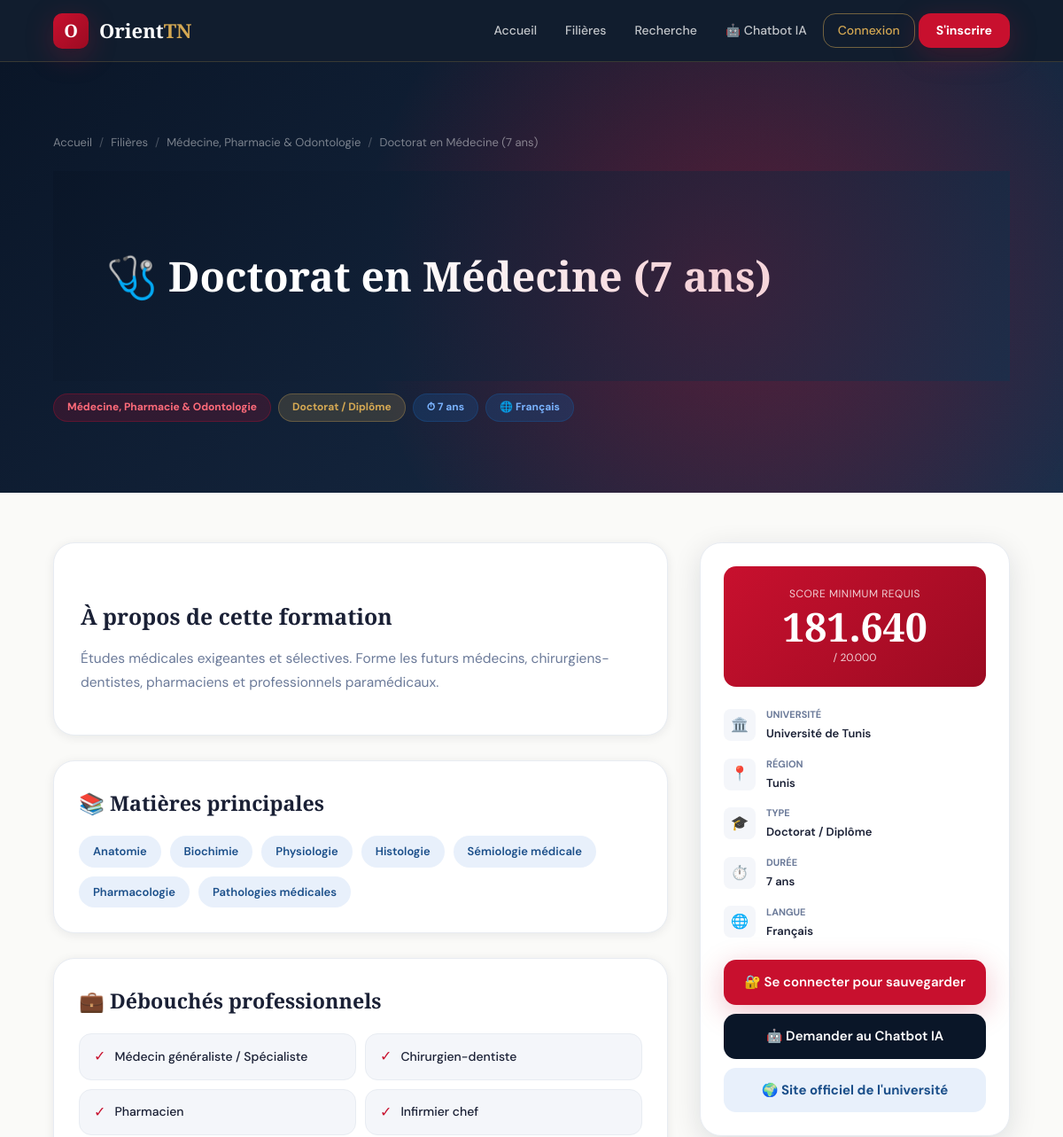
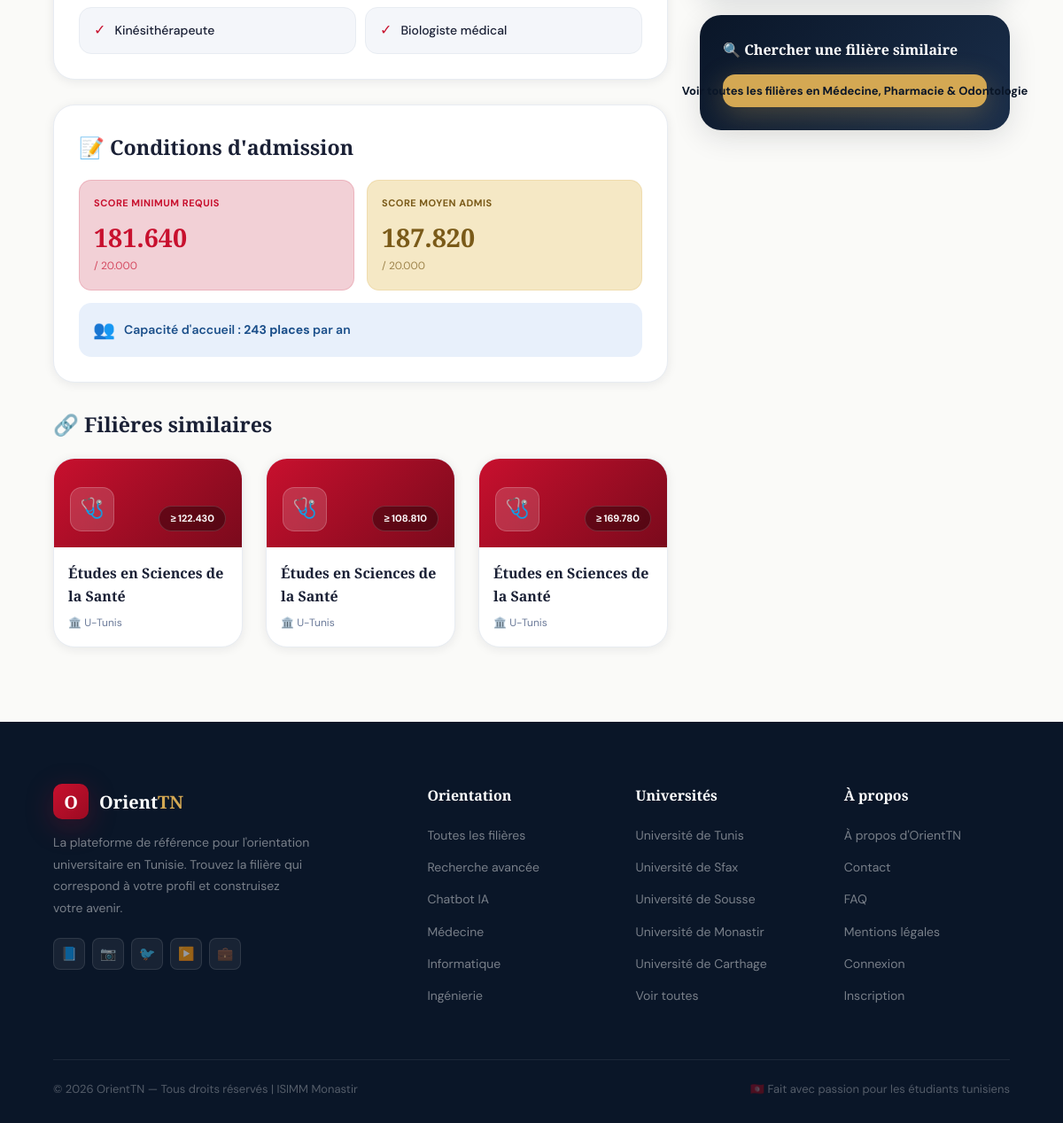
/detail.php?id=95, run on the app's committed database (2 pictures, top to bottom).
### tables this page shows
CREATE TABLE filieres (
    id              INT PRIMARY KEY AUTO_INCREMENT,
    code_orientation VARCHAR(10) NOT NULL UNIQUE COMMENT 'Code 5 chiffres du guide officiel',
    titre           VARCHAR(200) NOT NULL,
    domaine         VARCHAR(100) NOT NULL,
    type_formation  VARCHAR(100),
    description     TEXT,
    description_longue TEXT,
    debouches       JSON,
    matieres        JSON,
    universite_id   INT,
    score_min       DECIMAL(6,2) NOT NULL COMMENT 'Score min sur 210',
    score_moyen     DECIMAL(6,2),
    score_max       DECIMAL(6,2),
    capacite        INT,
    duree           TINYINT DEFAULT 3,
    langue          VARCHAR(60),
    formule_calcul  VARCHAR(100) COMMENT 'Formule de calcul du score (ex: FG+M)',
    bac_requis      VARCHAR(200) COMMENT 'Sections du bac acceptées',
    icon            VARCHAR(10),
    couleur_classe  VARCHAR(20) DEFAULT 'ct-def',
    statut          ENUM('active','inactive') DEFAULT 'active',
    created_at      DATETIME DEFAULT NOW(),
    updated_at      DATETIME DEFAULT NOW() ON UPDATE NOW(),
    FOREIGN KEY (universite_id) REFERENCES universites(id),
    INDEX idx_score    (score_min),
    INDEX idx_domaine  (domaine),
    INDEX idx_statut   (statut)
);

CREATE TABLE universites (
    id              INT PRIMARY KEY AUTO_INCREMENT,
    nom             VARCHAR(200) NOT NULL,
    sigle           VARCHAR(60),
    gouvernorat_id  INT,
    type            ENUM('publique','privée') DEFAULT 'publique',
    site_web        VARCHAR(200),
    created_at      DATETIME DEFAULT NOW(),
    FOREIGN KEY (gouvernorat_id) REFERENCES gouvernorats(id)
);

CREATE TABLE gouvernorats (
    id          INT PRIMARY KEY AUTO_INCREMENT,
    nom         VARCHAR(60)  NOT NULL,
    region      VARCHAR(60)  NOT NULL,
    created_at  DATETIME DEFAULT NOW()
);

### config.php (called while the page is built, shortened)
<?php
function isLoggedIn() {
    return isset($_SESSION['user_id']) && !empty($_SESSION['user_id']);
}

### detail.php (the view, shortened to what this page needs)
<?php
require('config.php');
$id = isset($_GET['id']) ? (int)$_GET['id'] : 0;
$filiere = $conn->query("
    SELECT f.*, u.nom as univ_nom, u.sigle as univ_sigle, u.site_web,
           u.type as univ_type, g.nom as gouvernorat
    FROM filieres f
    LEFT JOIN universites u ON f.universite_id = u.id
    LEFT JOIN gouvernorats g ON u.gouvernorat_id = g.id
    WHERE f.id = $id AND f.statut = 'active'
")->fetch_assoc();
$isFavori = false;
$similaires = $conn->query("
    SELECT f.*, u.sigle as univ_sigle
    FROM filieres f LEFT JOIN universites u ON f.universite_id = u.id
    WHERE f.domaine = '{$conn->real_escape_string($filiere['domaine'])}'
    AND f.id != $id AND f.statut = 'active'
    LIMIT 3
")->fetch_all(MYSQLI_ASSOC);
$debouches = json_decode($filiere['debouches'] ?? '[]', true) ?: [];
$matieres  = json_decode($filiere['matieres']  ?? '[]', true) ?: [];
?>
<!DOCTYPE html>
<html lang="fr">
<head>
    <link rel="stylesheet" href="style.css">
</head>
<body>
<?php require('nav.php'); ?>
<div class="detail-banner">
    <div style="position:relative;z-index:1;max-width:1240px;margin:0 auto;">
        <div class="breadcrumb">
            <a href="index.php">Accueil</a>
            <span class="sep">/</span>
            <a href="filieres.php">Filières</a>
            <span class="sep">/</span>
            <a href="filieres.php?domaine=<?= urlencode($filiere['domaine']) ?>"><?= htmlspecialchars($filiere['domaine']) ?></a>
            <span class="sep">/</span>
            <span><?= htmlspecialchars($filiere['titre']) ?></span>
        </div>
        <h1 class="detail-banner h1" style="font-family:var(--font-display);font-size:clamp(1.9rem,4vw,2.9rem);font-weight:700;color:white;margin-bottom:12px;">
            <?= $filiere['icon'] ?> <?= htmlspecialchars($filiere['titre']) ?>
        </h1>
        <div class="tags-row">
            <span class="tag tag-red"><?= htmlspecialchars($filiere['domaine']) ?></span>
            <?php if($filiere['type_formation']): ?>
                <span class="tag tag-gold"><?= htmlspecialchars($filiere['type_formation']) ?></span>
            <?php endif; ?>
            <?php if($filiere['duree']): ?>
                <span class="tag tag-blue">⏱ <?= $filiere['duree'] ?> ans</span>
            <?php endif; ?>
            <?php if($filiere['langue']): ?>
                <span class="tag tag-blue">🌐 <?= htmlspecialchars($filiere['langue']) ?></span>
            <?php endif; ?>
        </div>
    </div>
    <div style="position:absolute;inset:0;background:radial-gradient(circle at 70% 50%,rgba(200,16,46,0.2) 0%,transparent 50%);pointer-events:none;"></div>
</div>
<div class="detail-body">
    <main>
        <div class="prose" style="background:white;border-radius:var(--radius-lg);padding:30px;border:1px solid var(--gray-mid);box-shadow:var(--shadow-sm);margin-bottom:28px;">
            <h2>À propos de cette formation</h2>
            <?php if($filiere['description_longue']): ?>
                <?= $filiere['description_longue'] ?>
            <?php else: ?>
                <p><?= htmlspecialchars($filiere['description']) ?></p>
            <?php endif; ?>
        </div>
        <?php if(!empty($matieres)): ?>
        <div style="background:white;border-radius:var(--radius-lg);padding:28px;border:1px solid var(--gray-mid);box-shadow:var(--shadow-sm);margin-bottom:28px;">
            <h2 style="font-family:var(--font-display);font-size:1.45rem;font-weight:700;color:var(--text);margin-bottom:18px;">📚 Matières principales</h2>
            <div style="display:flex;flex-wrap:wrap;gap:10px;">
                <?php foreach($matieres as $mat): ?>
                    <span class="chip chip-blue" style="font-size:13px;padding:7px 16px;"><?= htmlspecialchars($mat) ?></span>
                <?php endforeach; ?>
            </div>
        </div>
        <?php endif; ?>
        <?php if(!empty($debouches)): ?>
        <div style="background:white;border-radius:var(--radius-lg);padding:28px;border:1px solid var(--gray-mid);box-shadow:var(--shadow-sm);margin-bottom:28px;">
            <h2 style="font-family:var(--font-display);font-size:1.45rem;font-weight:700;color:var(--text);margin-bottom:18px;">💼 Débouchés professionnels</h2>
            <div style="display:grid;grid-template-columns:1fr 1fr;gap:10px;">
                <?php foreach($debouches as $deb): ?>
                    <div style="display:flex;align-items:center;gap:10px;padding:12px 16px;background:var(--gray-soft);border-radius:var(--radius-md);border:1px solid var(--gray-mid);">
                        <span style="color:var(--red);font-size:16px;">✓</span>
                        <span style="font-size:14px;color:var(--text);font-weight:500;"><?= htmlspecialchars($deb) ?></span>
                    </div>
                <?php endforeach; ?>
            </div>
        </div>
        <?php endif; ?>
        <div style="background:white;border-radius:var(--radius-lg);padding:28px;border:1px solid var(--gray-mid);box-shadow:var(--shadow-sm);margin-bottom:28px;">
            <h2 style="font-family:var(--font-display);font-size:1.45rem;font-weight:700;color:var(--text);margin-bottom:18px;">📝 Conditions d'admission</h2>
            <div style="display:grid;grid-template-columns:1fr 1fr;gap:14px;">
                <div style="padding:16px;background:var(--red-light);border-radius:var(--radius-md);border:1px solid rgba(200,16,46,0.15);">
                    <div style="font-size:11px;font-weight:700;color:var(--red);text-transform:uppercase;letter-spacing:0.5px;margin-bottom:6px;">Score minimum requis</div>
                    <div style="font-family:var(--font-display);font-size:1.8rem;font-weight:700;color:var(--red);"><?= number_format($filiere['score_min'],3) ?></div>
                    <div style="font-size:12px;color:var(--red);opacity:0.7;">/ 20.000</div>
                </div>
                <div style="padding:16px;background:var(--gold-light);border-radius:var(--radius-md);border:1px solid rgba(212,168,83,0.2);">
                    <div style="font-size:11px;font-weight:700;color:#7A5A18;text-transform:uppercase;letter-spacing:0.5px;margin-bottom:6px;">Score moyen admis</div>
                    <div style="font-family:var(--font-display);font-size:1.8rem;font-weight:700;color:#7A5A18;"><?= number_format($filiere['score_moyen'] ?? $filiere['score_min'],3) ?></div>
                    <div style="font-size:12px;color:#7A5A18;opacity:0.7;">/ 20.000</div>
                </div>
            </div>
            <?php if($filiere['capacite']): ?>
            <div style="margin-top:14px;padding:14px 16px;background:var(--blue-light);border-radius:var(--radius-md);display:flex;align-items:center;gap:10px;">
                <span style="font-size:20px;">👥</span>
                <span style="font-size:14px;color:var(--blue);font-weight:600;">Capacité d'accueil : <strong><?= $filiere['capacite'] ?> places</strong> par an</span>
            </div>
            <?php endif; ?>
        </div>
        <?php if(!empty($similaires)): ?>
        <div style="margin-bottom:28px;">
            <h2 style="font-family:var(--font-display);font-size:1.45rem;font-weight:700;color:var(--text);margin-bottom:18px;">🔗 Filières similaires</h2>
            <div class="grid-3">
                <?php foreach($similaires as $s): ?>
                <a href="detail.php?id=<?= $s['id'] ?>" class="filiere-card" style="text-decoration:none;">
                    <div class="card-top <?= htmlspecialchars($s['couleur_classe']) ?>" style="height:100px;">
                        <div class="card-icon"><?= $s['icon'] ?></div>
                        <span class="card-score">≥ <?= number_format($s['score_min'],3) ?></span>
                    </div>
                    <div class="card-body" style="padding:16px;">
                        <h4 style="font-family:var(--font-display);font-size:1rem;font-weight:700;color:var(--text);"><?= htmlspecialchars($s['titre']) ?></h4>
                        <p style="font-size:12px;color:var(--gray-text);">🏛️ <?= htmlspecialchars($s['univ_sigle']??'N/A') ?></p>
                    </div>
                </a>
                <?php endforeach; ?>
            </div>
        </div>
        <?php endif; ?>
    </main>
    <aside class="detail-sticky">
        <div class="info-card">
            <div class="score-block">
                <div style="font-size:12px;opacity:0.8;margin-bottom:4px;text-transform:uppercase;letter-spacing:0.5px;">Score minimum requis</div>
                <div class="score-big"><?= number_format($filiere['score_min'],3) ?></div>
                <div class="score-lbl">/ 20.000</div>
            </div>
            <div class="info-list">
                <?php if($filiere['univ_nom']): ?>
                <div class="info-row">
                    <div class="info-ico">🏛️</div>
                    <div>
                        <div style="font-size:11px;color:var(--gray-text);text-transform:uppercase;font-weight:700;margin-bottom:2px;">Université</div>
                        <div style="font-size:13px;font-weight:600;"><?= htmlspecialchars($filiere['univ_nom']) ?></div>
                    </div>
                </div>
                <?php endif; ?>
                <?php if($filiere['gouvernorat']): ?>
                <div class="info-row">
                    <div class="info-ico">📍</div>
                    <div>
                        <div style="font-size:11px;color:var(--gray-text);text-transform:uppercase;font-weight:700;margin-bottom:2px;">Région</div>
                        <div style="font-size:13px;font-weight:600;"><?= htmlspecialchars($filiere['gouvernorat']) ?></div>
                    </div>
                </div>
                <?php endif; ?>
                <?php if($filiere['type_formation']): ?>
                <div class="info-row">
                    <div class="info-ico">🎓</div>
                    <div>
                        <div style="font-size:11px;color:var(--gray-text);text-transform:uppercase;font-weight:700;margin-bottom:2px;">Type</div>
                        <div style="font-size:13px;font-weight:600;"><?= htmlspecialchars($filiere['type_formation']) ?></div>
                    </div>
                </div>
                <?php endif; ?>
                <?php if($filiere['duree']): ?>
                <div class="info-row">
                    <div class="info-ico">⏱️</div>
                    <div>
                        <div style="font-size:11px;color:var(--gray-text);text-transform:uppercase;font-weight:700;margin-bottom:2px;">Durée</div>
                        <div style="font-size:13px;font-weight:600;"><?= $filiere['duree'] ?> ans</div>
                    </div>
                </div>
                <?php endif; ?>
                <?php if($filiere['langue']): ?>
                <div class="info-row">
                    <div class="info-ico">🌐</div>
                    <div>
                        <div style="font-size:11px;color:var(--gray-text);text-transform:uppercase;font-weight:700;margin-bottom:2px;">Langue</div>
                        <div style="font-size:13px;font-weight:600;"><?= htmlspecialchars($filiere['langue']) ?></div>
                    </div>
                </div>
                <?php endif; ?>
            </div>
            <?php if(isLoggedIn()): ?>
                <form method="POST" style="margin-bottom:10px;">
                    <button type="submit" name="toggle_favori" class="btn btn-full <?= $isFavori ? 'btn-outline' : 'btn-primary' ?>">
                        <?= $isFavori ? '❤️ Retirer des favoris' : '🤍 Ajouter aux favoris' ?>
                    </button>
                </form>
            <?php else: ?>
                <a href="connexion.php" class="btn btn-primary btn-full" style="margin-bottom:10px;">
                    🔐 Se connecter pour sauvegarder
                </a>
            <?php endif; ?>
            <a href="chatbot.php?prefill=<?= urlencode('Parle moi de la filière '.$filiere['titre']) ?>"
               class="btn btn-dark btn-full">
                🤖 Demander au Chatbot IA
            </a>
            <?php if($filiere['site_web']): ?>
            <a href="<?= htmlspecialchars($filiere['site_web']) ?>" target="_blank" class="btn btn-full"
               style="background:var(--blue-light);color:var(--blue);margin-top:10px;font-weight:700;">
                🌍 Site officiel de l'université
            </a>
            <?php endif; ?>
        </div>
        <div class="info-card" style="margin-top:18px;background:linear-gradient(135deg,var(--navy),var(--navy-mid));border:none;">
            <h4 style="font-family:var(--font-display);font-size:1rem;color:white;margin-bottom:14px;">🔍 Chercher une filière similaire</h4>
            <a href="recherche.php?domaine=<?= urlencode($filiere['domaine']) ?>" class="btn btn-gold btn-full btn-sm">
                Voir toutes les filières en <?= htmlspecialchars($filiere['domaine']) ?>
            </a>
        </div>
    </aside>
</div>
<?php require('footer.php'); ?>
</body>
</html>

### data on the page
filieres: domaine "Médecine, Pharmacie & Odontologie", titre "Doctorat en Médecine (7 ans)", icon "🩺", type_formation "Doctorat / Diplôme", duree "7", langue "Français", description "Études médicales exigeantes et sélectives. Forme les futurs médecins, chirurgiens-dentistes, pharmaciens et professionnels paramédicaux.", matieres "Anatomie", matieres "Biochimie", matieres "Physiologie", matieres "Histologie", matieres "Sémiologie médicale", matieres "Pharmacologie", matieres "Pathologies médicales", debouches "Médecin généraliste / Spécialiste", debouches "Chirurgien-dentiste", debouches "Pharmacien", debouches "Infirmier chef", debouches "Kinésithérapeute", debouches "Biologiste médical", score_min "181.640", score_moyen "187.820", capacite "243", universite.nom "Université de Tunis", gouvernorats.nom "Tunis"
filieres: icon "🩺", score_min "122.430", titre "Études en Sciences de la Santé", universite.sigle "U-Tunis"
filieres: icon "🩺", score_min "108.810", titre "Études en Sciences de la Santé", universite.sigle "U-Tunis"
filieres: icon "🩺", score_min "169.780", titre "Études en Sciences de la Santé", universite.sigle "U-Tunis"
